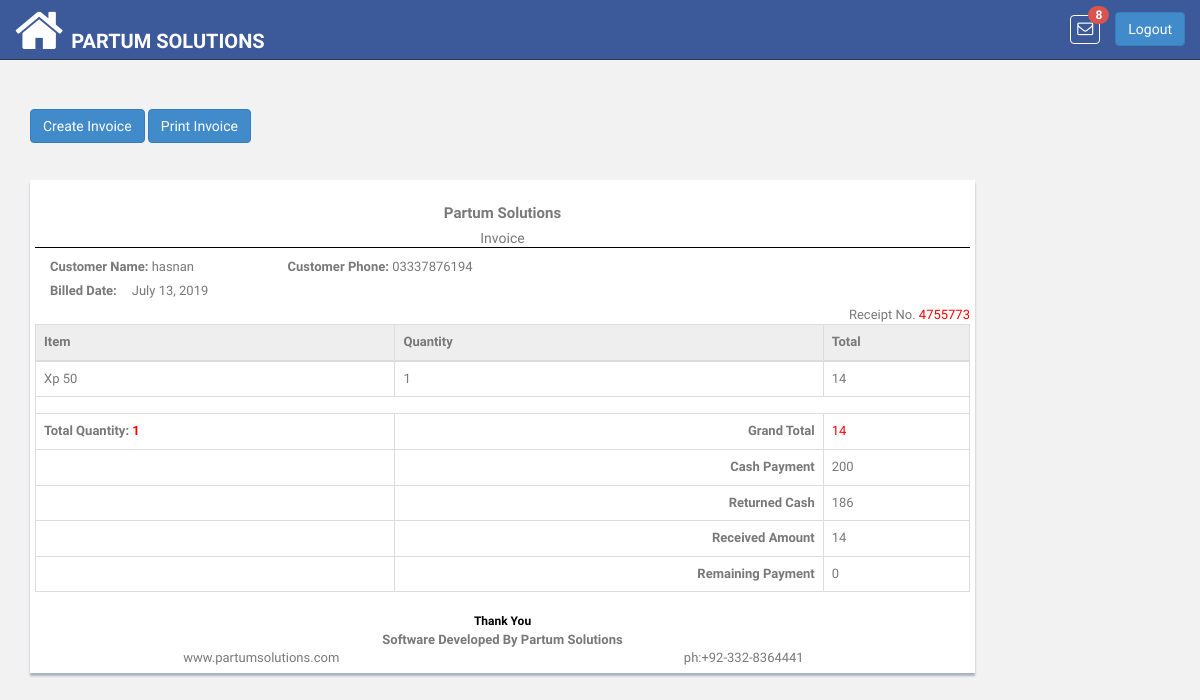
Screenshot of /sales/invoice/51/detail/ (signed in) with the database file from the repository.
### pis_retailer/models.py (models this page shows, shortened)
class RetailerUser(models.Model):
    ROLE_TYPE_OWNER = 'owner'
    ROLE_TYPE_DATA_ENTRY_USER = 'data_entry_user'
    ROLE_TYPE_SALESMAN = 'salesman'
    ROLE_TYPE_VIEW_ACCOUNT = 'account_viewer'
    ROLE_TYPE_LEDGER_VIEW = 'ledger_viewer'
    ROLE_TYPES = (
        (ROLE_TYPE_OWNER, 'Owner'),
        (ROLE_TYPE_DATA_ENTRY_USER, 'Data Entry User'),
        (ROLE_TYPE_SALESMAN, 'Salesman'),
        (ROLE_TYPE_VIEW_ACCOUNT, 'Account Viewer'),
        (ROLE_TYPE_LEDGER_VIEW, 'Ledger Viewer'),
    )
    user = models.OneToOneField(User, related_name='retailer_user',on_delete=models.CASCADE)
    retailer = models.ForeignKey(Retailer, related_name='u_retailer',on_delete=models.CASCADE)
    role_type = models.CharField(
        max_length=100, choices=ROLE_TYPES, default=ROLE_TYPE_OWNER
    )

class Retailer(DatedModel):
    name = models.CharField(max_length=100)
    slug = models.SlugField(blank=False)
    package = models.CharField(max_length=200, null=True, blank=True)
    package_price = models.CharField(max_length=200, null=True, blank=True)
    package_expiry = models.DateField(blank=True, null=True)
    logo = models.ImageField(
        upload_to='images/retailer/logo/', max_length=1024,
        blank=True, null=True
    )

### pis_sales/models.py (models this page shows, shortened)
class SalesHistory(DatedModel):
    retailer = models.ForeignKey(
        'pis_retailer.Retailer', related_name='retailer_sales',on_delete=models.CASCADE
    )
    receipt_no = models.CharField(
        max_length=20, unique=True, blank=True, null=True
    )
    customer = models.ForeignKey(
        'pis_com.Customer',
        related_name='customer_sales',
        blank=True, null=True,on_delete=models.CASCADE
    )
    product_details = models.TextField(
        max_length=512, blank=True, null=True,
        help_text='Quantity and Product name would save in JSON format')
    purchased_items = models.ManyToManyField(
        'pis_product.PurchasedProduct',
        max_length=100, blank=True
    )
    extra_items = models.ManyToManyField(
        'pis_product.ExtraItems',
        max_length=200, blank=True,
    )
    total_quantity = models.CharField(
        max_length=10, blank=True, null=True, default=1)
    sub_total = models.DecimalField(
        max_digits=65, decimal_places=2, default=0, blank=True, null=True
    )
    paid_amount = models.DecimalField(
        max_digits=65, decimal_places=2, default=0, blank=True, null=True
    )
    remaining_payment = models.DecimalField(
        max_digits=65, decimal_places=2, default=0, blank=True, null=True
    )
    discount = models.DecimalField(
        max_digits=65, decimal_places=2, default=0, blank=True, null=True
    )
    shipping = models.DecimalField(
        max_digits=65, decimal_places=2, default=0, blank=True, null=True
    )
    grand_total = models.DecimalField(
        max_digits=65, decimal_places=2, default=0, blank=True, null=True
    )
    cash_payment = models.DecimalField(
        max_digits=65, decimal_places=2, default=0, blank=True, null=True
    )
    returned_payment = models.DecimalField(
        max_digits=65, decimal_places=2, default=0, blank=True, null=True
    )

### pis_com/models.py (models this page shows, shortened)
class Customer(models.Model):
    retailer = models.ForeignKey(
        'pis_retailer.Retailer',
        related_name='retailer_customer',
        on_delete=models.CASCADE
    )
    customer_name = models.CharField(max_length=200)
    customer_phone = models.CharField(max_length=20, blank=True, null=True)
    customer_type=models.CharField(max_length=200, default='customer', blank=True, null=True)
    address = models.TextField(max_length=500, blank=True,null=True)
    shop = models.CharField(max_length=200, blank=True, null=True)

### pis_product/models.py (models this page shows, shortened)
class PurchasedProduct(DatedModel):
    product = models.ForeignKey(
        Product, related_name='purchased_product',on_delete=models.CASCADE
    )
    invoice = models.ForeignKey(
        'pis_sales.SalesHistory', related_name='purchased_invoice',
        blank=True, null=True,on_delete=models.CASCADE
    )
    quantity = models.DecimalField(
        max_digits=65, decimal_places=2, default=1, blank=True, null=True
    )
    price = models.DecimalField(
        max_digits=65, decimal_places=2, default=0, blank=True, null=True
    )
    discount_percentage = models.DecimalField(
        max_digits=65, decimal_places=2, default=0, blank=True, null=True
    )
    purchase_amount = models.DecimalField(
        max_digits=65, decimal_places=2, default=0, blank=True, null=True
    )

class Product(models.Model):
    UNIT_TYPE_KG = 'Kilogram'
    UNIT_TYPE_GRAM = 'Gram'
    UNIT_TYPE_LITRE = 'Litre'
    UNIT_TYPE_QUANTITY = 'Quantity'
    UNIT_TYPES = (
        (UNIT_TYPE_KG, 'Kilogram'),
        (UNIT_TYPE_GRAM, 'Gram'),
        (UNIT_TYPE_LITRE, 'Litre'),
        (UNIT_TYPE_QUANTITY, 'Quantity'),
    )
    unit_type = models.CharField(
        choices=UNIT_TYPES, default=UNIT_TYPE_QUANTITY,
        blank=True, null=True, max_length=200
    )
    name = models.CharField(max_length=100, unique=True)
    brand_name = models.CharField(max_length=200, blank=True, null=True)
    retailer = models.ForeignKey(
        'pis_retailer.Retailer',
        related_name='retailer_product',on_delete=models.CASCADE
    )
    bar_code = models.CharField(max_length=13, unique=True, blank=True,
                                null=True)
    def product_available_items(self):
        try:
            obj_stock_in = self.stockin_product.aggregate(Sum('quantity'))
            stock_in = float(obj_stock_in.get('quantity__sum'))
        except:
            stock_in = 0
        try:
            obj_stock_out = self.stockout_product.aggregate(
                Sum('stock_out_quantity'))
            stock_out = float(obj_stock_out.get('stock_out_quantity__sum'))
        except:
            stock_out = 0
        return  stock_in - stock_out

### pis_sales/views.py (the view)
# urls.py: re_path(r'^invoice/(?P<invoice_id>\d+)/detail/$',InvoiceDetailView.as_view(),name='invoice_detail'),
class InvoiceDetailView(TemplateView):
    template_name = 'sales/invoice_detail.html'
    def dispatch(self, request, *args, **kwargs):
        if not self.request.user.is_authenticated:
            return HttpResponseRedirect(reverse('login'))
        return super(
            InvoiceDetailView, self).dispatch(request, *args, **kwargs)
    def get_context_data(self, **kwargs):
        context = super(InvoiceDetailView, self).get_context_data(**kwargs)
        invoice = SalesHistory.objects.get(id=self.kwargs.get('invoice_id'))
        context.update({
            'invoice': invoice,
            'product_details': invoice.product_details,
            'extra_items_details': invoice.extra_items
        })
        return context

### templates/sales/invoice_detail.html (shortened to what this page needs)
{% extends 'base.html' %}
{% block content %}
    <div class="col-lg-10 col-md-10 col-sm-10">
        <br>
        <a href="{% url 'sales:create_invoice' %}"><button type="button" id="invoice" class="btn btn-primary"  id="load" data-loading-text="<i class='fa fa-circle-o-notch fa-spin'></i>Processing">Create Invoice</button></a>
        <button type="button" class="btn btn-primary print-invoice-btn" onclick="PrintInvoice('print-invoice')" >Print Invoice</button>
        <br><br><br>
        <div class="content-panel print-invoice" id="print-invoice" style="padding: 5px">
            <div class="row">
                <div class="col-xs-12 col-md-12">
                    <div class="text-center">
                        <h1 style="font-size:15px"><strong>{{ request.user.retailer_user.retailer.name }}</strong></h1>
                        <h6 style="font-size:14px;border-bottom: 1px solid #000">Invoice</h6>
                    </div>
                </div>
                <div class="col-xs-12 col-md-12">
                    <div class="row">
                        <div class="col-xs-12 col-md-6">
                            <div class="col-md-12 ">
                            {% if invoice.customer %}
                            <div class="pull-left">
                                <label><strong class="f-size">Customer Name:</strong></label> <span class="f-size">{{ invoice.customer.customer_name }}</span>
                            </div>
                            <div class="pull-right">
                                <label><strong class="f-size">Customer Phone:</strong></label> <span class="f-size">{{ invoice.customer.customer_phone }}</span>
                            </div>
                            {% endif %}
                        </div>
                            <div class="col-md-12 pull-left">
                        </div>
                            <div class="col-md-12 pull-left">
                            <label><strong class="f-size">Billed Date:</strong></label><span class="f-size" style="margin: 15px;">{{ invoice.created_at.date }}</span>
                        </div>
                        </div>
                    </div>
                </div>
            </div>
            <div class="row">
                <div class="col-md-12">
                    <span class="f-size" style="float: right;">Receipt No. <span style="color:red">{{ invoice.receipt_no }}</span></span>
                    <div class="table-responsive">
                        <table class="table table-bordered">
                            <thead>
                            <tr class="item-row">
                                <th >Item</th>
                                <th >Quantity</th>
                                <th >Total</th>
                            </tr>
                            </thead>
                            <tbody>
                            {% for item in  invoice.purchased_items.all %}
                                <tr id="hiderow">
                                    <td >
                                        {{ item.product.name}}
                                    </td>
                                    <td >
                                        {{ item.quantity|floatformat:-2}}
                                    </td>
                                    <td >
                                        {{ item.purchase_amount|floatformat:-2 }}
                                    </td>
                                </tr>
                            {% endfor %}
                            <tr><td colspan="4" style="color:white"></td></tr>
                            <tr>
                                <td><strong >Total Quantity: </strong><span id="totalQty" style="color: red; font-weight: bold;">{{ invoice.total_quantity }} </span> </td>
                                <td class="text-right" ><strong >Grand Total</strong></td>
                                <td><span id="grandTotal" style="color: red;">{{ invoice.grand_total|floatformat:-2 }}</span></td>
                            </tr>
                            <tr>
                                <td></td>
                                <td class="text-right"><strong >Cash Payment</strong></td>
                                <td><span id="cash_payment" >{{ invoice.cash_payment|floatformat:-2 }}</span></td>
                            </tr>
                            <tr>
                                <td></td>
                                <td class="text-right"><strong >Returned Cash</strong></td>
                                <td><span id="returned_cash"  >{{invoice.returned_payment|floatformat:-2 }}</span></td>
                            </tr>
                            <tr>
                                <td></td>
                                <td class="text-right"><strong >Received Amount</strong></td>
                                <td><span id="receivedAmount" >{{ invoice.paid_amount|floatformat:-2 }}</span></td>
                            </tr>
                            <tr>
                                <td></td>
                                <td class="text-right" ><strong >Remaining Payment</strong></td>
                                <td><span id="remainingAmount">{{ invoice.remaining_payment|floatformat:-2 }}</span></td>
                            </tr>
                            </tbody>
                        </table>
                    </div>
                </div>
            </div>
            <div class="row">
                <div class="col-xs-12 col-md-12" style="text-align: center;">
                    <strong style="font-size:12px;color:#000">Thank You</strong>
                </div>
                <div class="col-xs-12 col-md-12" style="text-align: center;">
                    <strong class="f-size">
                        Software Developed By Partum Solutions</strong>
                </div>
                <div class="col-lg-6 col-xs-12 text-center">
                    <span class="f-size">www.partumsolutions.com</span>
                </div>
                <div class="col-lg-6 col-xs-12 text-center">
                    <span class="f-size">ph:+92-332-8364441</span>
                </div>
            </div>
        </div>
    </div>
{% endblock %}

### templates/base.html (shortened to what this page needs)
<!DOCTYPE html>
<html lang="en" xmlns="http://www.w3.org/1999/html">
{% load static %}
{% load template_tags %}
<head>
    <link href="{% static 'css/bootstrap.css' %}" rel="stylesheet">
    <link href="{% static 'font-awesome/css/font-awesome.css' %}" rel="stylesheet" />
    <link rel="stylesheet" type="text/css" href="{% static 'css/zabuto_calendar.css' %}">
    <link rel="stylesheet" type="text/css" href="{% static 'js/gritter/css/jquery.gritter.css' %}" />
    <link rel="stylesheet" type="text/css" href="{% static 'lineicons/style.css' %}">
    <link href="{% static 'css/style.css' %}" rel="stylesheet">
    <link href="{% static 'css/style-responsive.css' %}" rel="stylesheet">
    <link href="{% static 'css/profileImage.css' %}" rel="stylesheet" type="text/css"/>
    <link href="{% static 'css/sweetalert2.min.css' %}" rel="stylesheet" />
</head>
<body>
<section id="container" >
    <header class="header black-bg">
        <a href="{% url 'index' %}" class="home_icon" style="float:left"><i class="fa fa-home fa-4x" aria-hidden="true"></i></a>
        <a href="{% url 'index' %}" class="logo"><b>{{ request.user.retailer_user.retailer.name }}</b></a>
        <div class="right_div">
            <div class="nav notify-row" id="top_menu">
                {% product_notifications retailer_id=request.user.retailer_user.retailer.id as p_n %}
                <ul class="nav top-menu">
                    <li id="header_inbox_bar" class="dropdown">
                        <a data-toggle="dropdown" class="dropdown-toggle msg" href="index.html#">
                            <i class="fa fa-envelope-o"></i> <span class="badge badge-danger notification_count" style="background: #d9534f"></span>
                        </a>
                    </li>
                </ul>
            </div>
            <div class="top-menu">
                <a tabindex="logout" class="btn btn-primary" href="{% url 'logout' %}" style="margin-top: 12px;">Logout</a>
            </div>
        </div>
    </header>
    <section class="wrapper">
        {% block content %}{% endblock %}
    </section>
</section>
</body>
</html>

### rows the page displays
SalesHistory: customer.customer_name "hasnan", customer.customer_phone "03337876194", created_at "July 13, 2019", receipt_no "4755773", total_quantity "1", grand_total "14", cash_payment "200", returned_payment "186", paid_amount "14", remaining_payment "0"
PurchasedProduct: product.name "Xp 50", quantity "1", purchase_amount "14"

### other values shown
{{ request.user.retailer_user.retailer.name }} "PARTUM SOLUTIONS"
{{ request.user.retailer_user.retailer.name }} "Partum Solutions"
